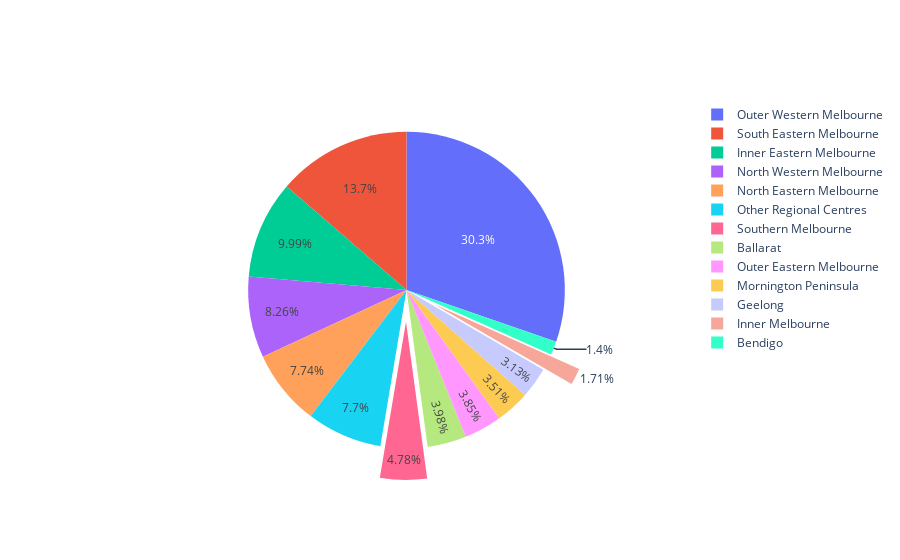

The code cell stored with this chart in its notebook:
### Code cell
fig4 = go.Figure(data = [go.Pie(labels = Regions, values= Rents_4bd_house['Jun 2021 Count'], pull=[0.2, 0, 0.2])])
fig4.show()

### Figure 1 — Plotly figure (JSON) as saved in the notebook; plotly's stock layout.template omitted (floating-point values rounded to 4 significant figures)
{"data": [{"labels": ["Inner Melbourne", "Inner Eastern Melbourne", "Southern Melbourne", "Outer Western Melbourne", "North Western Melbourne", "North Eastern Melbourne", "Outer Eastern Melbourne", "South Eastern Melbourne", "Mornington Peninsula", "Geelong", "Ballarat", "Bendigo", "Other Regional Centres"], "pull": [0.2, 0, 0.2], "type": "pie", "values": [478, 2795, 1337, 8478, 2313, 2167, 1079, 3825, 983, 876, 1113, 391, 2156]}], "layout": {}}
